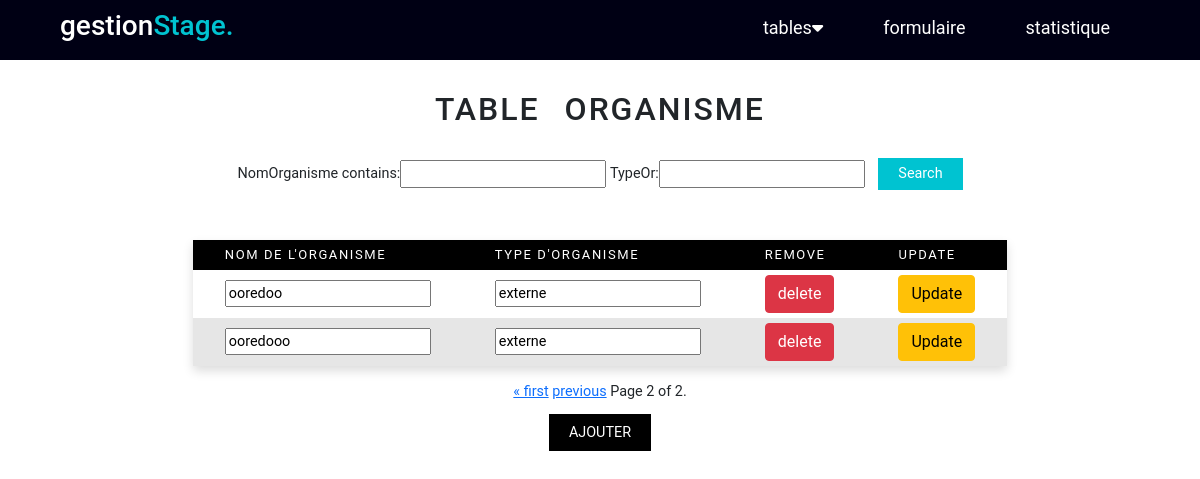
/organisme/?page=2, run on the app's committed database.
### AppGestion/models.py (models this page shows, shortened)
class Organisme (models.Model):
    NomOrganisme= models.CharField(max_length=40,primary_key=True)
    typeOr=models.CharField(max_length=20,null=True)

### AppGestion/views.py (the view)
# urls.py: path('organisme/',views.organisme,name='organisme'),
def organisme(request):
    organismes=Organisme.objects.all()
    variable =OrganismeFilter(request.GET, queryset=organismes)
    organismes=variable.qs
    paginator5= Paginator(organismes,5)
    page_number=request.GET.get('page')
    organismes=paginator5.get_page(page_number)
    if request.method=="POST":
        formOrganisme =OrganismeForm(data=request.POST)
        if formOrganisme.is_valid():
            formOrganisme.save()
            return redirect("organisme")
    else:
        formOrganisme=OrganismeForm
    return render(request,'organisme.html',{'organisme':organismes,'formOrganisme':formOrganisme,'variable':variable})

### AppGestion/templates/organisme.html (shortened to what this page needs)
<!DOCTYPE html>
<html lang="en">
<head>
    <link href="https://cdn.jsdelivr.net/npm/bootstrap@5.1.3/dist/css/bootstrap.min.css" rel="stylesheet"
>
    <link rel="stylesheet" href="https://cdnjs.cloudflare.com/ajax/libs/font-awesome/6.0.0-beta3/css/all.min.css" />
    <link rel="stylesheet" href="/static/style.css">
</head>
<body>
  <div class="menu_bar">
    <h1 class="logo">gestion<span>Stage.</span></h1>
    <ul >
      <li ><a  href="">tables<i class="fas fa-caret-down"> </i></a>
      </li>
      <li ><a  href="{% url 'formulaireStage'%}">formulaire</a></li>
      <li ><a  href="#">statistique</a> </li>
    </ul>
  </div>
<div class="contenue">
    <h2>table organisme</h2>
    <div class="filtrage">
      <form action="" methode="get">
        {{variable.form}}
        <button class="button" type="submit"> Search </button>
      </form>
    </div>
    <table >
      <thead>
      <tr>
        <th>Nom de l'Organisme</th>
        <th>Type d'Organisme</th>
        <th>Remove</th>
        <th>Update</th>
      </tr>
    </thead>
      {% for p in organisme %}
      <tr>
        <form method ="POST" action="/Update_Organisme/{{p.NomOrganisme}}/">
       <td><input type="text" name="NomOrganisme" value={{p.NomOrganisme}} readonly></td>
       <td><input type="text" name="typeOr" value={{p.typeOr}}></td>
       <td> <a href="{% url 'delete_organisme' p.NomOrganisme %}"  class="btn btn-danger"> delete </a> </td>
       <td> <input type="submit" value="Update" class="btn btn-warning"> </td>
      </form>
      </tr>
    {% endfor %}
    </table>
    <div class="pagination">
      <span class="step-links">
          {% if organisme.has_previous %}
              <a href="?page=1">&laquo; first</a>
              <a href="?page={{ organisme.previous_page_number }}">previous</a>
          {% endif %}
          <span class="current">
              Page {{ organisme.number }} of {{ organisme.paginator.num_pages }}.
          </span>
      </span>
  </div>
  <div class="wrapper">
      <a href="#ajout-organisme">Ajouter</a>
    </div>
    </div>
</body>
</html>

### AppGestion/static/style.css (style rules this page uses)
body { font-size: 0.9rem; font-family: 'Roboto', sans-serif; }
.wrapper { margin-top: 20px; }
.wrapper a { background-color: #000; text-decoration: none; padding: 10px 20px; text-transform: uppercase; color:#fff; }
.button { background-color: #00c3d1; color: #fff; padding: 5px 20px; border:0; margin-left: 10px; }
h2 { margin-top: 90px; margin-bottom: 30px; word-spacing: 15px; letter-spacing: 2px; text-transform: uppercase; }
.filtrage { float: left; }
table { margin-top: 50px; margin-bottom: 15px; border-collapse: collapse; box-shadow: 0 5px 10px rgb(221, 221, 221); background-color: white; text-align: left; overflow: hidden; }
tr:nth-child(even) { background-color: #e6e6e6; }
thead { background-color: #000000; color: #fff; }
th { font-size: 13px; padding: 5px 2rem ; text-transform: uppercase; letter-spacing: 0.1rem; font-weight:normal ; }
td { padding: 5px 2rem; text-align: center; }
.contenue { display: flex; justify-content: center; align-items: center; flex-direction: column; }
.menu_bar { margin: 0; height:60px; width: 100%; display: flex; align-items: center; justify-content: space-between; padding: 0 5%; background-color: rgb(0, 0, 20); position: fixed; top :0; }
.logo { color: rgb(255, 255, 255) ; font-size: 28px; }
.logo span { color: #00c3d1; }
.menu_bar ul { list-style: none; display: flex; padding-top: 10px; }
.menu_bar ul li { padding: 10px 30px; }
.menu_bar ul li a { color: white; text-decoration: none; font-size: 18px; transition: all 0.3s; }

### data on the page
Organisme: NomOrganisme "ooredoo", typeOr "externe"
Organisme: NomOrganisme "ooredooo", typeOr "externe"

### other printed values
{{ organisme.number }} "2"
{{ organisme.paginator.num_pages }} "2"
